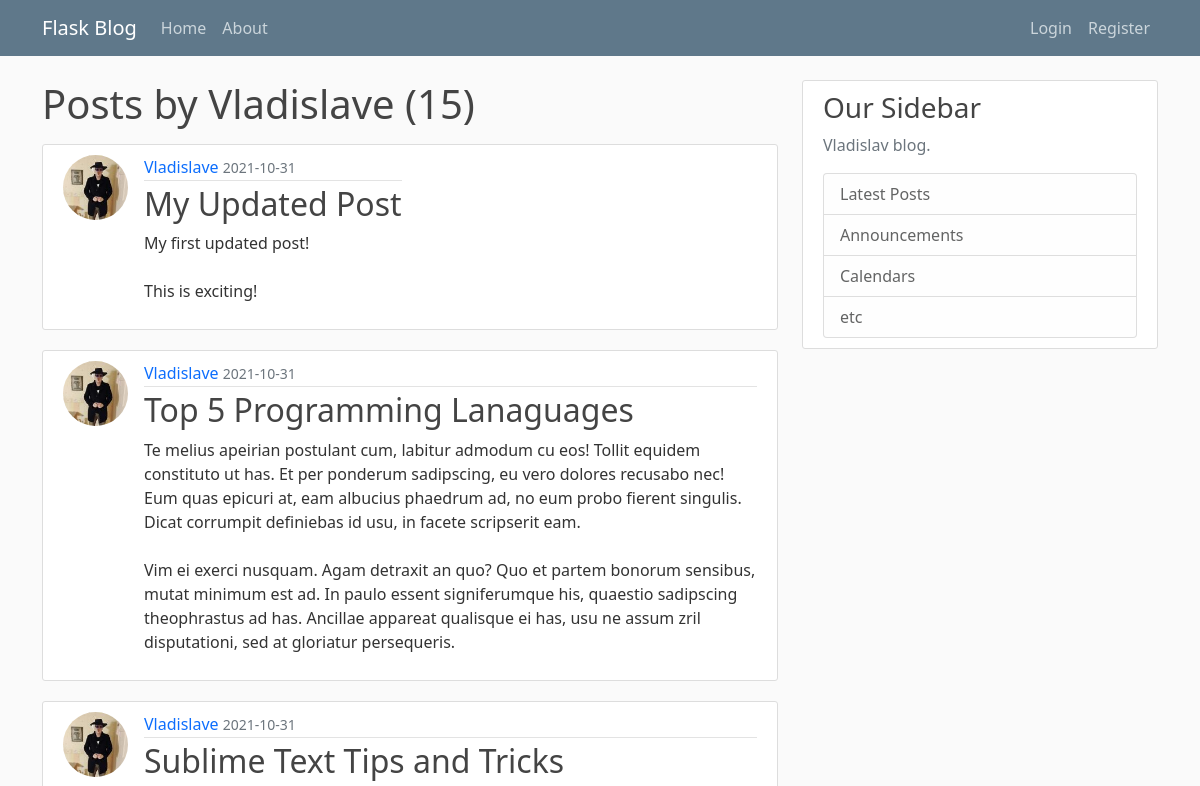
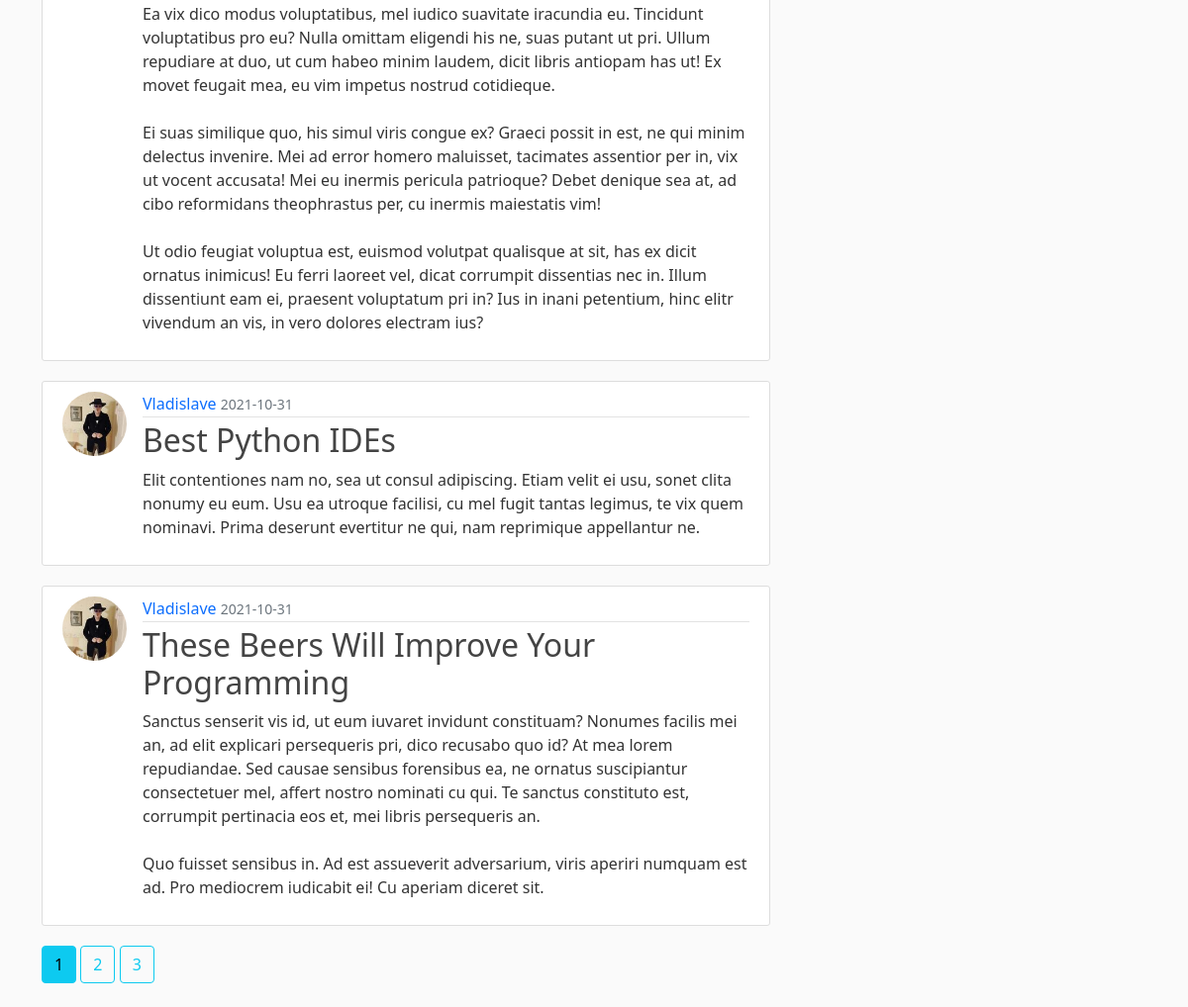
The page /user/Vladislave on the database its author committed (2 pictures, top to bottom).
### vladblog/models.py (models this page shows, shortened)
class BaseModel(Model):
    id = PrimaryKeyField(unique=True)
    class Meta:
        database = db
        order_by = 'id'

class User(BaseModel, UserMixin):
    username = CharField(max_length=20, unique=True, null=False)
    email = CharField(max_length=20, unique=True, null=False)
    image_file = CharField(max_length=20, null=False, default='default.jpg')
    password = CharField(max_length=60, null=False)
    class Meta:
        db_table = 'Users'

class Post(BaseModel):
    title = CharField(max_length=20, unique=True, null=False)
    date_posted = DateTimeField(null=False, default=datetime.utcnow())
    content = TextField(null=False)
    user_id = ForeignKeyField(User, backref='posts', null=False)
    class Meta:
        db_table = 'Posts'

### vladblog/routes.py (the view)
@app.route('/user/<string:username>')
def user_posts(username):
    user = get_object_or_404(User.select(), User.username == username)
    posts = Post.select().where(Post.user_id == user).order_by(Post.date_posted.desc())
    return object_list('user_posts.html', query=posts, context_variable='posts', paginate_by=5, title='Home', user=user,
                       posts_count=posts.count())

### vladblog/templates/user_posts.html
{% extends "layout.html" %}
{% block content %}
<div>
    <h1 class="mb-3">Posts by {{ user.username }} ({{ posts_count }})</h1>
    {% for post in posts %}
        <article class="media content-section d-flex">
            <img class="rounded-circle article-img" src="{{ url_for('static',filename ='profile_pics/' + post.user_id.image_file) }}">
            <div class="media-body">
                <div class="article-metadata">
                  <a class="mr-2 " href="{{ url_for('user_posts', username=post.user_id.username) }}">{{ post.user_id.username }}</a>
                  <small class="text-muted">{{ post.date_posted.strftime('%Y-%m-%d') }}</small>
                </div>
                <h2><a class="article-title" href="{{ url_for('selected_post', post_id=post.id) }}">{{ post.title }}</a></h2>
                <p class="article-content">{{ post.content }}</p>
            </div>
        </article>
    {% endfor %}
    {% for page_num in range(1,pagination.get_page_count()+1) %}
        {% if  pagination.get_page() == page_num %}
            <a  class="btn btn-info mb-4" href="{{ url_for('user_posts', username=user.username, page = page_num) }}  ">{{ page_num }}</a>
        {% else %}
            <a  class="btn btn-outline-info mb-4" href="{{ url_for('user_posts', username=user.username, page = page_num) }}  ">{{ page_num }}</a>
        {% endif %}
    {% endfor %}
</div>
{% endblock content %}

### vladblog/static/main.css (style rules this page uses)
body { background: #fafafa; color: #333333; margin-top: 5rem; }
h1, h2, h3, h4, h5, h6 { color: #444444; }
.content-section { background: #ffffff; padding: 10px 20px; border: 1px solid #dddddd; border-radius: 3px; margin-bottom: 20px; }
.article-title { color: #444444; }
.article-content { white-space: pre-line; }
.article-img { height: 65px; width: 65px; margin-right: 16px; }
.article-metadata { padding-bottom: 1px; margin-bottom: 4px; border-bottom: 1px solid #e3e3e3 }
a { text-decoration: none; }

### rows shown on the page
User: username "Vladislave"
Post: image_file (picture), user_id.username "Vladislave", date_posted "2021-10-31", title "My Updated Post", content "My first updated post! This is exciting!"
Post: image_file (picture), user_id.username "Vladislave", date_posted "2021-10-31", title "Top 5 Programming Lanaguages", content "Te melius apeirian postulant cum, labitur admodum cu eos! Tollit equidem constituto ut has. Et per ponderum sadipscing, eu vero dolores recusabo nec! Eum quas epicuri at, eam albucius phaedrum ad, no eum probo fierent singulis. Dicat corrumpit definiebas id usu, in facete scripserit eam. Vim ei exerci nusquam. Agam detraxit an quo? Quo et partem bonorum sensibus, mutat minimum est ad. In paulo essent signiferumque his, quaestio sadipscing theophrastus ad has. Ancillae appareat qualisque ei has, usu ne assum zril disputationi, sed at gloriatur persequeris."
Post: image_file (picture), user_id.username "Vladislave", date_posted "2021-10-31", title "Sublime Text Tips and Tricks", content "Ea vix dico modus voluptatibus, mel iudico suavitate iracundia eu. Tincidunt voluptatibus pro eu? Nulla omittam eligendi his ne, suas putant ut pri. Ullum repudiare at duo, ut cum habeo minim laudem, dicit libris antiopam has ut! Ex movet feugait mea, eu vim impetus nostrud cotidieque. Ei suas similique quo, his simul viris congue ex? Graeci possit in est, ne qui minim delectus invenire. Mei ad error homero maluisset, tacimates assentior per in, vix ut vocent accusata! Mei eu inermis pericula patrioque? Debet denique sea at, ad cibo reformidans theophrastus per, cu inermis maiestatis vim! Ut odio feugiat voluptua est, euismod volutpat qualisque at sit, has ex dicit ornatus inimicus! Eu…"
Post: image_file (picture), user_id.username "Vladislave", date_posted "2021-10-31", title "Best Python IDEs", content "Elit contentiones nam no, sea ut consul adipiscing. Etiam velit ei usu, sonet clita nonumy eu eum. Usu ea utroque facilisi, cu mel fugit tantas legimus, te vix quem nominavi. Prima deserunt evertitur ne qui, nam reprimique appellantur ne."
Post: image_file (picture), user_id.username "Vladislave", date_posted "2021-10-31", title "These Beers Will Improve Your Programming", content "Sanctus senserit vis id, ut eum iuvaret invidunt constituam? Nonumes facilis mei an, ad elit explicari persequeris pri, dico recusabo quo id? At mea lorem repudiandae. Sed causae sensibus forensibus ea, ne ornatus suscipiantur consectetuer mel, affert nostro nominati cu qui. Te sanctus constituto est, corrumpit pertinacia eos et, mei libris persequeris an. Quo fuisset sensibus in. Ad est assueverit adversarium, viris aperiri numquam est ad. Pro mediocrem iudicabit ei! Cu aperiam diceret sit."

### other values the page prints
{{ posts_count }} "15"
{{ page_num }} "1"
{{ page_num }} "2" "3"
